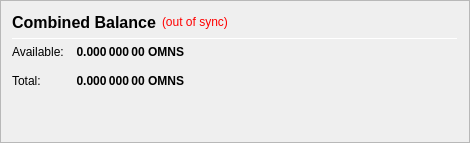
                   <widget class="QFrame" name="frame_CombinedBalances">
                    <property name="minimumSize">
                     <size>
                      <width>470</width>
                      <height>0</height>
                     </size>
                    </property>
                    <property name="frameShape">
                     <enum>QFrame::StyledPanel</enum>
                    </property>
                    <property name="frameShadow">
                     <enum>QFrame::Raised</enum>
                    </property>
                    <layout class="QVBoxLayout" name="verticalLayout_5">
                     <item>
                      <layout class="QHBoxLayout" name="horizontalLayout_5" stretch="0,0,0">
                       <item>
                        <widget class="QLabel" name="label_5z">
                         <property name="minimumSize">
                          <size>
                           <width>0</width>
                           <height>20</height>
                          </size>
                         </property>
                         <property name="font">
                          <font>
                           <pointsize>12</pointsize>
                           <weight>75</weight>
                           <bold>true</bold>
                          </font>
                         </property>
                         <property name="toolTip">
                          <string>Combined Balance (including unconfirmed and immature coins)</string>
                         </property>
                         <property name="text">
                          <string>Combined Balance</string>
                         </property>
                        </widget>
                       </item>
                       <item>
                        <widget class="QLabel" name="labelWalletStatus">
                         <property name="cursor">
                          <cursorShape>WhatsThisCursor</cursorShape>
                         </property>
                         <property name="toolTip">
                          <string>The displayed information may be out of date. Your wallet automatically synchronizes with the OmniStoreCoin network after a connection is established, but this process has not completed yet.</string>
                         </property>
                         <property name="styleSheet">
                          <string notr="true">QLabel { color: red; }</string>
                         </property>
                         <property name="text">
                          <string notr="true">(out of sync)</string>
                         </property>
                         <property name="alignment">
                          <set>Qt::AlignLeading|Qt::AlignLeft|Qt::AlignVCenter</set>
                         </property>
                        </widget>
                       </item>
                       <item>
                        <spacer name="horizontalSpacer_1">
                         <property name="orientation">
                          <enum>Qt::Horizontal</enum>
                         </property>
                         <property name="sizeHint" stdset="0">
                          <size>
                           <width>40</width>
                           <height>20</height>
                          </size>
                         </property>
                        </spacer>
                       </item>
                      </layout>
                     </item>
                     <item>
                      <widget class="Line" name="line_CombinedBalance">
                       <property name="minimumSize">
                        <size>
                         <width>0</width>
                         <height>1</height>
                        </size>
                       </property>
                       <property name="maximumSize">
                        <size>
                         <width>16777215</width>
                         <height>1</height>
                        </size>
                       </property>
                       <property name="orientation">
                        <enum>Qt::Horizontal</enum>
                       </property>
                      </widget>
                     </item>
                     <item>
                      <layout class="QGridLayout" name="gridLayout_3">
                       <property name="spacing">
                        <number>12</number>
                       </property>
                       <item row="1" column="0">
                        <widget class="QLabel" name="labelBalanceTextz">
                         <property name="text">
                          <string>Available:</string>
                         </property>
                        </widget>
                       </item>
                       <item row="1" column="1">
                        <widget class="QLabel" name="labelBalancez">
                         <property name="font">
                          <font>
                           <weight>75</weight>
                           <bold>true</bold>
                          </font>
                         </property>
                         <property name="cursor">
                          <cursorShape>IBeamCursor</cursorShape>
                         </property>
                         <property name="toolTip">
                          <string>Your current spendable balance</string>
                         </property>
                         <property name="text">
                          <string notr="true">0.000 000 00 OMNS</string>
                         </property>
                         <property name="alignment">
                          <set>Qt::AlignRight|Qt::AlignTrailing|Qt::AlignVCenter</set>
                         </property>
                         <property name="textInteractionFlags">
                          <set>Qt::LinksAccessibleByMouse|Qt::TextSelectableByKeyboard|Qt::TextSelectableByMouse</set>
                         </property>
                        </widget>
                       </item>
                       <item row="2" column="0">
                        <widget class="QLabel" name="labelTotalTextz">
                         <property name="text">
                          <string>Total:</string>
                         </property>
                        </widget>
                       </item>
                       <item row="2" column="1">
                        <widget class="QLabel" name="labelTotalz">
                         <property name="font">
                          <font>
                           <weight>75</weight>
                           <bold>true</bold>
                          </font>
                         </property>
                         <property name="cursor">
                          <cursorShape>IBeamCursor</cursorShape>
                         </property>
                         <property name="toolTip">
                          <string>Total Balance, including all unavailable coins.</string>
                         </property>
                         <property name="text">
                          <string notr="true">0.000 000 00 OMNS</string>
                         </property>
                         <property name="alignment">
                          <set>Qt::AlignRight|Qt::AlignTrailing|Qt::AlignVCenter</set>
                         </property>
                         <property name="textInteractionFlags">
                          <set>Qt::LinksAccessibleByMouse|Qt::TextSelectableByKeyboard|Qt::TextSelectableByMouse</set>
                         </property>
                        </widget>
                       </item>
                       <item row="2" column="3">
                        <spacer name="horizontalSpacer_2">
                         <property name="orientation">
                          <enum>Qt::Horizontal</enum>
                         </property>
                         <property name="sizeHint" stdset="0">
                          <size>
                           <width>40</width>
                           <height>20</height>
                          </size>
                         </property>
                        </spacer>
                       </item>
                      </layout>
                     </item>
                     <item>
                      <spacer name="verticalSpacer_1">
                       <property name="orientation">
                        <enum>Qt::Vertical</enum>
                       </property>
                       <property name="sizeHint" stdset="0">
                        <size>
                         <width>20</width>
                         <height>40</height>
                        </size>
                       </property>
                      </spacer>
                     </item>
                    </layout>
                   </widget>
